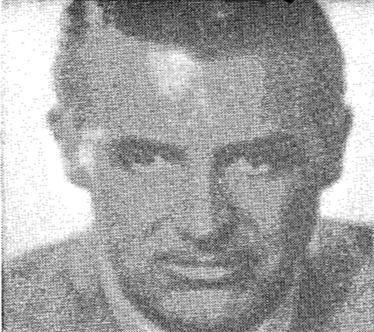
%> input picture local_bandlimitedcontrast/grass2.jpg, 374 x 332 px
$ octave gaussian_bandpass_filter.m   (GNU Octave 9; MATLAB toolbox functions it lacks are replaced by stand-ins)
%> lines starting %> are read from the running program, lines starting %| are printed output that depends on the picture
% Gaussian Bandpass Filter
%
% clearall;
%
% closeall;


clc

micro = imread('grass2.jpg');
%> micro is the input picture: size 332x374x3 uint8; min 0, max 255, mean 163.9

gray_micro = rgb2gray(micro);

gray_micro = double(gray_micro);
%> gray_micro: size 332x374 double

[nx, ny] = size(gray_micro);
%> nx = 332; ny = 374

nx;

ny;

u = gray_micro;

gray_micro = uint8(u);

imwrite(gray_micro,'grass5.jpg');

fftu = fft2(u,2*nx-1,2*ny-1);

fftu = fftshift(fftu);

% subplot(2,2,1)

% imshow(micro,[]);

% subplot(2,2,2)

fftshow(fftu,'log')
%> (this line was passed over: fftshow is not available in this run)

% Initialize filter.

filter1 = ones(2*nx-1,2*ny-1);

filter2 = ones(2*nx-1,2*ny-1);

filter3 = ones(2*nx-1,2*ny-1);

n = 4;

for i = 1:2*nx-1

    for j = 1:2*ny-1

        dist = ((i-(nx+1))^2 + (j-(ny+1))^2)^.5;

        % Use Gaussian filter.

        filter1(i,j) = exp(-dist^2/(2*120^2));

        filter2(i,j) = exp(-dist^2/(2*30^2));

        filter3(i,j) = 1.0 - filter2(i,j);

        filter3(i,j) = filter1(i,j).*filter3(i,j);

    end

end
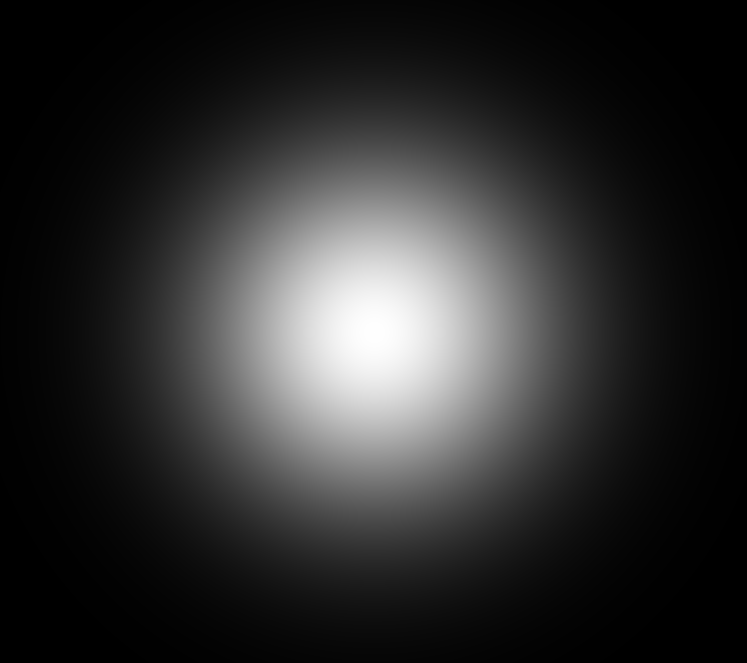
%> filter1: size 663x747 double; min 0.000169, max 1, mean 0.181
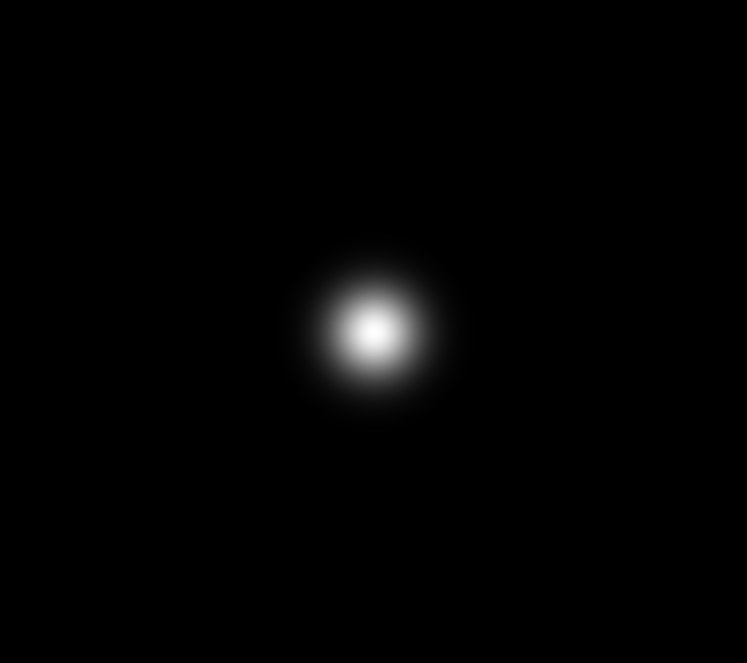
%> filter2: size 663x747 double; min 4.54e-61, max 1, mean 0.0114
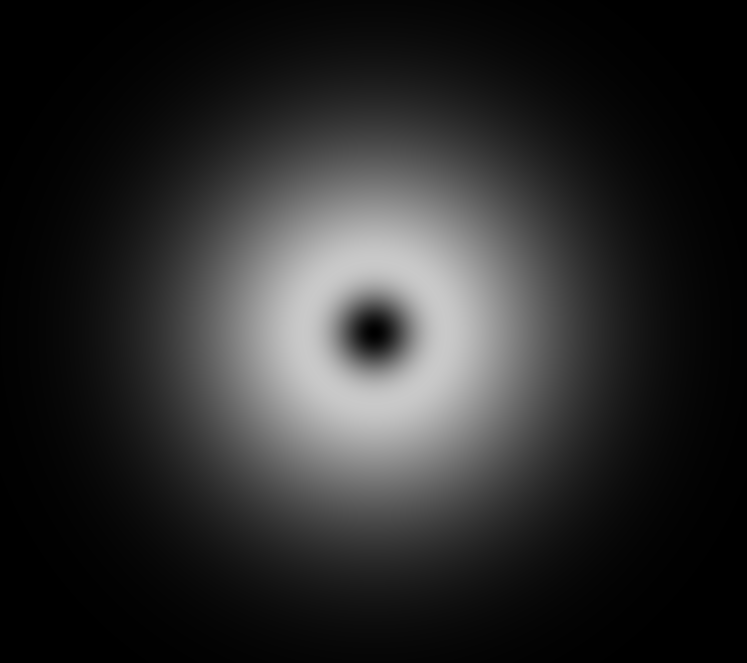
%> filter3: size 663x747 double; min 0, max 0.788, mean 0.171

% Update image with passed frequencies

fil_micro = fftu + filter3.*fftu;

% subplot(2,2,3)

fftshow(filter3,'log')
%> (this line was passed over: fftshow is not available in this run)

fil_micro = ifftshift(fil_micro);

fil_micro = ifft2(fil_micro,2*nx-1,2*ny-1);

fil_micro = real(fil_micro(1:nx,1:ny));
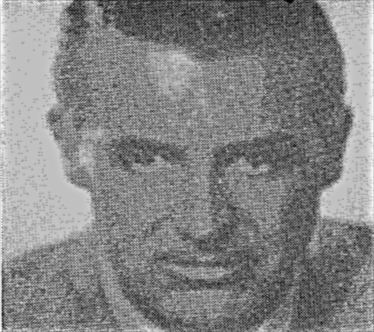
%> fil_micro: size 332x374 double; min -30.95, max 348.9, mean 166.4; drawn with min black and max white

fil_micro = uint8(fil_micro);
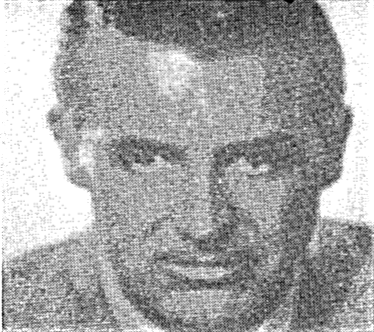
%> fil_micro: size 332x374 uint8; min 0, max 255, mean 165.1

% subplot(2,2,4)

figure
imshow(fil_micro,[])
title('Result')
